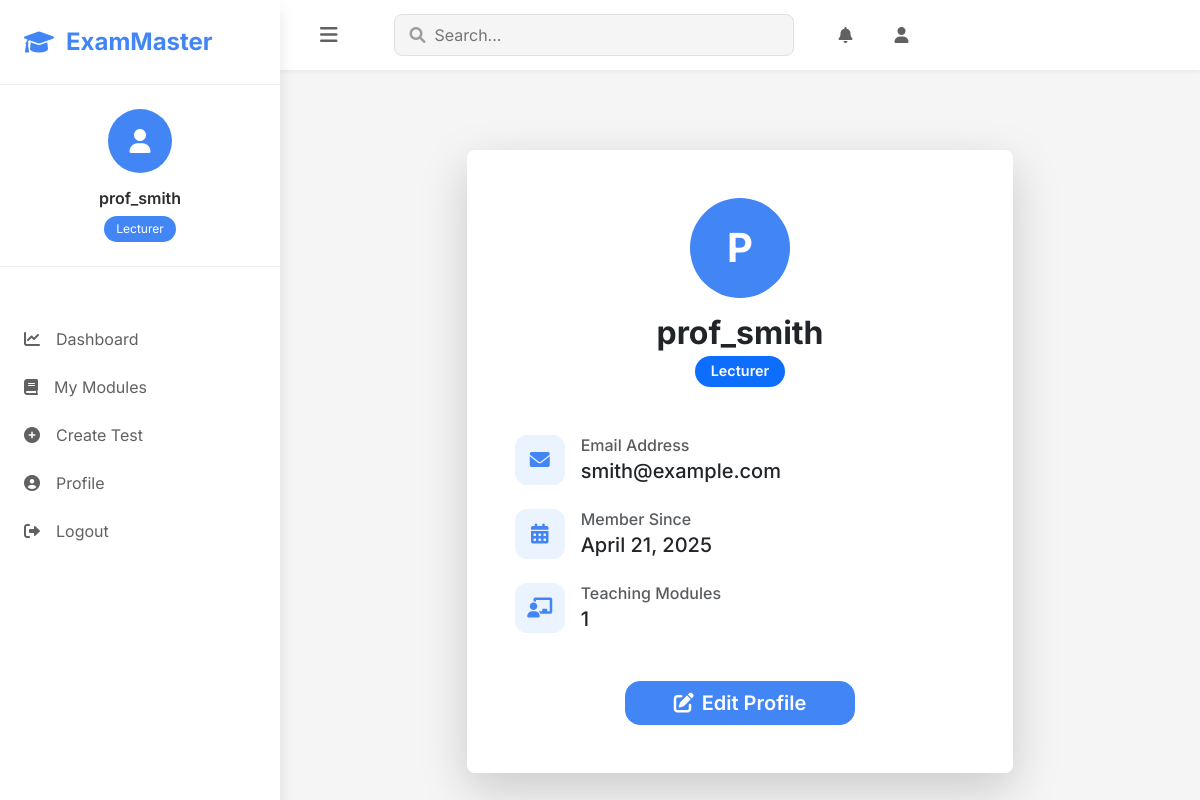
The page /profile (signed in) on the database its author committed.
### models.py (models this page shows, shortened)
class User(UserMixin, db.Model):
    id = db.Column(db.Integer, primary_key=True)
    username = db.Column(db.String(64), unique=True, nullable=False)
    email = db.Column(db.String(120), unique=True, nullable=False)
    password_hash = db.Column(db.String(256), nullable=False)
    role = db.Column(db.String(20), nullable=False)  # 'student', 'lecturer', or 'admin'
    date_registered = db.Column(db.DateTime, default=datetime.utcnow)
    face_encodings = db.Column(db.Text, nullable=True)  # store face encoding data as JSON
    created_tests = db.relationship('Test', backref='author', lazy=True,
                                   foreign_keys='Test.lecturer_id')
    test_attempts = db.relationship('TestAttempt', backref='student', lazy=True)
    taught_modules = db.relationship('Module', backref='lecturer', lazy=True)
    enrolled_modules = db.relationship('Module',
                                      secondary=student_module,
                                      backref=db.backref('enrolled_students', lazy='dynamic'),
                                      lazy='dynamic')
    def is_lecturer(self):
        return self.role == 'lecturer'
    def is_student(self):
        return self.role == 'student'
    def is_admin(self):
        print(f"Checking if user {self.username} is admin. Role: {self.role}")
        result = self.role == 'admin'
        print(f"is_admin result: {result}")
        return result

### routes.py (the view)
@app.route('/profile')
@login_required
def profile():
    return render_template('profile.html', user=current_user)

### models.py (called while the page is built)
@login_manager.user_loader
def load_user(user_id):
    return User.query.get(int(user_id))

### templates/profile.html (shortened to what this page needs)
{% extends 'base.html' %}
{% block content %}
<div class="container py-5">
    <div class="row justify-content-center">
        <div class="col-lg-8">
            <div class="card border-0 shadow-lg rounded-3">
                <div class="card-body p-5">
                    <div class="text-center mb-4">
                        <div class="profile-avatar mb-3">
                            {{ user.username[0].upper() }}
                        </div>
                        <h2 class="fw-bold mb-1">{{ user.username }}</h2>
                        <span class="badge bg-primary px-3 py-2 rounded-pill">{{ user.role.title() }}</span>
                    </div>
                    <div class="profile-info mt-5">
                        <div class="info-item mb-4">
                            <div class="d-flex align-items-center">
                                <div class="info-icon">
                                    <i class="fas fa-envelope"></i>
                                </div>
                                <div class="ms-3">
                                    <h6 class="text-muted mb-1">Email Address</h6>
                                    <p class="h5 mb-0">{{ user.email }}</p>
                                </div>
                            </div>
                        </div>
                        <div class="info-item mb-4">
                            <div class="d-flex align-items-center">
                                <div class="info-icon">
                                    <i class="fas fa-calendar-alt"></i>
                                </div>
                                <div class="ms-3">
                                    <h6 class="text-muted mb-1">Member Since</h6>
                                    <p class="h5 mb-0">{{ user.date_registered.strftime('%B %d, %Y') }}</p>
                                </div>
                            </div>
                        </div>
                        {% if user.is_lecturer() %}
                        <div class="info-item mb-4">
                            <div class="d-flex align-items-center">
                                <div class="info-icon">
                                    <i class="fas fa-chalkboard-teacher"></i>
                                </div>
                                <div class="ms-3">
                                    <h6 class="text-muted mb-1">Teaching Modules</h6>
                                    <p class="h5 mb-0">{{ user.taught_modules|length }}</p>
                                </div>
                            </div>
                        </div>
                        {% endif %}
                    </div>
                    <div class="text-center mt-5">
                        <a href="{{ url_for('edit_profile') }}" class="btn btn-primary btn-lg px-5">
                            <i class="fas fa-edit me-2"></i>Edit Profile
                        </a>
                    </div>
                </div>
            </div>
        </div>
    </div>
</div>
{% endblock %}

### templates/base.html (shortened to what this page needs)
<!DOCTYPE html>
<html lang="en">
<head>
    <link href="https://cdn.jsdelivr.net/npm/bootstrap@5.3.0-alpha1/dist/css/bootstrap.min.css" rel="stylesheet">
    <link rel="stylesheet" href="https://cdnjs.cloudflare.com/ajax/libs/font-awesome/6.0.0/css/all.min.css">
    <link rel="stylesheet" href="https://cdn.jsdelivr.net/npm/bootstrap-icons@1.11.3/font/bootstrap-icons.min.css">
    <link rel="stylesheet" href="{{ url_for('static', filename='css/style.css', v='1.0.1') }}">
    <script src="https://cdn.jsdelivr.net/npm/chart.js"></script> </head>
<body class="modern-theme">
    <nav class="sidebar" id="sidebar">
        <div class="sidebar-header">
            <a class="brand" href="{{ url_for('index') }}">
                <i class="fas fa-graduation-cap"></i>
                <span>ExamMaster</span>
            </a>
        </div>
        {% if current_user.is_authenticated %}
        <div class="user-profile">
            <div class="avatar">
                <i class="fas fa-user"></i>
            </div>
            <div class="user-info">
                <h6>{{ current_user.username }}</h6>
                <span class="role-badge">{{ current_user.role.capitalize() }}</span>
            </div>
        </div>
        <ul class="nav-links">
            {% if current_user.is_admin() %}
                <li><a href="{{ url_for('admin_dashboard') }}"><i class="fas fa-chart-line"></i>Dashboard</a></li>
                <li><a href="{{ url_for('admin_manage_users') }}"><i class="fas fa-users"></i>Users</a></li>
                <li><a href="{{ url_for('admin_manage_modules') }}"><i class="fas fa-book"></i>Modules</a></li>
            {% elif current_user.is_lecturer() %}
                <li><a href="{{ url_for('lecturer_dashboard') }}"><i class="fas fa-chart-line"></i>Dashboard</a></li>
                <li><a href="{{ url_for('manage_modules') }}"><i class="fas fa-book"></i>My Modules</a></li>
                <li><a href="{{ url_for('create_test') }}"><i class="fas fa-plus-circle"></i>Create Test</a></li>
            {% endif %}
            <li><a href="{{ url_for('profile') }}"><i class="fas fa-user-circle"></i>Profile</a></li>
            <li><a href="{{ url_for('logout') }}"><i class="fas fa-sign-out-alt"></i>Logout</a></li>
        </ul>
        {% endif %}
    </nav>
    <div class="main-content">
        <header class="top-bar">
            <button id="sidebar-toggle" class="menu-toggle">
                <i class="fas fa-bars"></i>
            </button>
            <div class="search-bar">
                <i class="fas fa-search"></i>
                <input type="text" placeholder="Search...">
            </div>
            {% if current_user.is_authenticated %}
            <div class="top-bar-actions">
                <a href="#" class="action-btn"><i class="fas fa-bell"></i></a>
                <a href="{{ url_for('profile') }}" class="action-btn"><i class="fas fa-user"></i></a>
            </div>
            {% endif %}
        </header>
        <main class="content-wrapper">
            {% block content %}{% endblock %}
        </main>
    </div>
</body>
</html>

### rows shown on the page
User: username "prof_smith", role "Lecturer", username "P", email "smith@example.com", date_registered "April 21, 2025"

### other values the page prints
{{ user.taught_modules|length }} "1"
